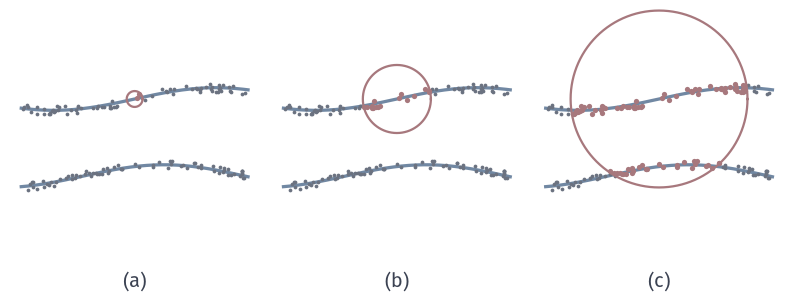

The script that drew this image:
"""Neighbourhood radius: noise-dominated, adequate, and strand-mixing; deterministic seed."""
from pathlib import Path
import sys
ROOT = next(p for p in Path(__file__).resolve().parents if (p/"build.sh").is_file() and (p/"tex/book.tex").is_file())
sys.path.insert(0, str(ROOT/"figures/04-spaces-measures-and-geometry/04-manifolds/matplotlib/mfd-common"))
from mfd3d import *
from matplotlib.patches import Circle, Polygon
OUT = Path(__file__).resolve().parent

W, H = 112, 42
fig, ax = canvas(W, H)
rng = np.random.default_rng(4310)
top = lambda x: .34+.1*np.sin(2.2*x); bot = lambda x: -.34+.1*np.sin(2.2*x+1.0)
xs = np.linspace(-1, 1, 301)
xt = rng.uniform(-1, 1, 75); xb = rng.uniform(-1, 1, 75)
sigma = .035
ptop = np.stack([xt, top(xt)], 1); pbot = np.stack([xb, bot(xb)], 1)
pts = np.r_[ptop, pbot]+sigma*rng.normal(size=(150, 2)).clip(-1, 1)
c = np.array([0, top(0.)])
for k, (r, cx, tag) in enumerate(((.07, 19, '(a)'), (.30, 56, '(b)'), (.78, 93, '(c)'))):
    u = 16; o = np.array([cx, 22.5])
    ax.plot(o[0]+u*xs, o[1]+u*top(xs), color=BLUE, lw=1.3, zorder=2)
    ax.plot(o[0]+u*xs, o[1]+u*bot(xs), color=BLUE, lw=1.3, zorder=2)
    d = np.linalg.norm(pts-c, axis=1) <= r
    q = o+u*pts
    ax.plot(q[~d, 0], q[~d, 1], 'o', ms=1.5, mfc=MUTED, mec=MUTED, mew=0, zorder=3)
    ax.plot(q[d, 0], q[d, 1], 'o', ms=2.1, mfc=RED, mec=RED, mew=0, zorder=4)
    tt = np.linspace(0, 2*np.pi, 241)
    ax.plot(o[0]+u*(c[0]+r*np.cos(tt)), o[1]+u*(c[1]+r*np.sin(tt)), color=RED, lw=.9, zorder=5)
    panel_tag(ax, cx, 1.4, tag)
save(fig, OUT, 'figure', {'formula': 'two strands y=.34+.1 sin 2.2x and y=-.34+.1 sin(2.2x+1); 150 samples, noise .035, seed 4310; r=.07,.30,.78'})
